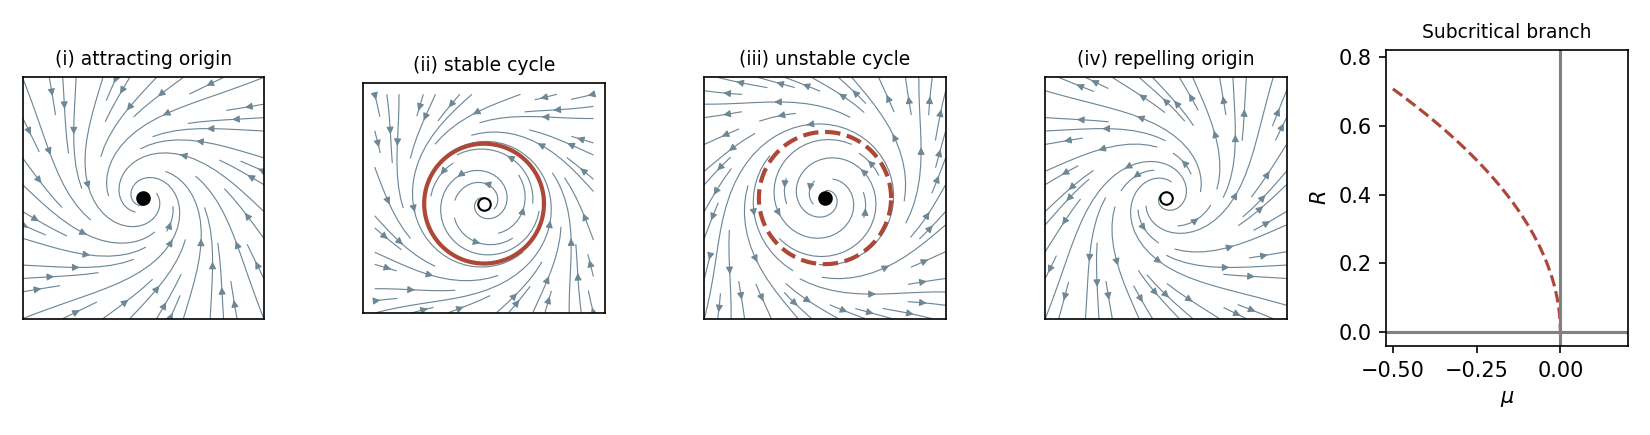

Write Python code to recreate this figure.
"""Original local Hopf sketches; Python 3.14, matplotlib 3.10.7, numpy 2.3.5.
Writes basename to caller CWD and leaves MPLCONFIGDIR unchanged.
"""
from pathlib import Path
import matplotlib
matplotlib.use('Agg')
import matplotlib.pyplot as plt
import numpy as np
fig,axes=plt.subplots(1,5,figsize=(11,2.9),facecolor='white')
x=np.linspace(-1,1,80);X,Y=np.meshgrid(x,x);rr=X*X+Y*Y
cases=[(-.3,1,'(i) attracting origin'),(.3,1,'(ii) stable cycle'),(-.3,-1,'(iii) unstable cycle'),(.3,-1,'(iv) repelling origin')]
for ax,(mu,a,title) in zip(axes,cases):
    U=(mu-a*rr)*X-Y;V=(mu-a*rr)*Y+X
    ax.streamplot(x,x,U,V,density=.65,linewidth=.55,arrowsize=.7,color='#6d8796')
    if mu/a>0:
        t=np.linspace(0,2*np.pi,250);R=np.sqrt(mu/a)
        ax.plot(R*np.cos(t),R*np.sin(t),'-' if mu>0 else '--',color='#ad4737',lw=2)
    ax.plot(0,0,'o',color='black' if mu<0 else 'white',markeredgecolor='black')
    ax.set_aspect('equal');ax.set_xticks([]);ax.set_yticks([]);ax.set_title(title,fontsize=9)
ax=axes[4];mu=np.linspace(-.5,0,200);ax.plot(mu,np.sqrt(-mu),'--',color='#ad4737');ax.axhline(0,color='gray');ax.axvline(0,color='gray');ax.set_xlim(-.52,.2);ax.set_ylim(-.04,.82);ax.set_xlabel(r'$\mu$');ax.set_ylabel(r'$R$');ax.set_title('Subcritical branch',fontsize=9)
fig.tight_layout();fig.savefig(Path('paper-2-hopf.png'),dpi=150,facecolor='white',transparent=False);plt.close(fig)
